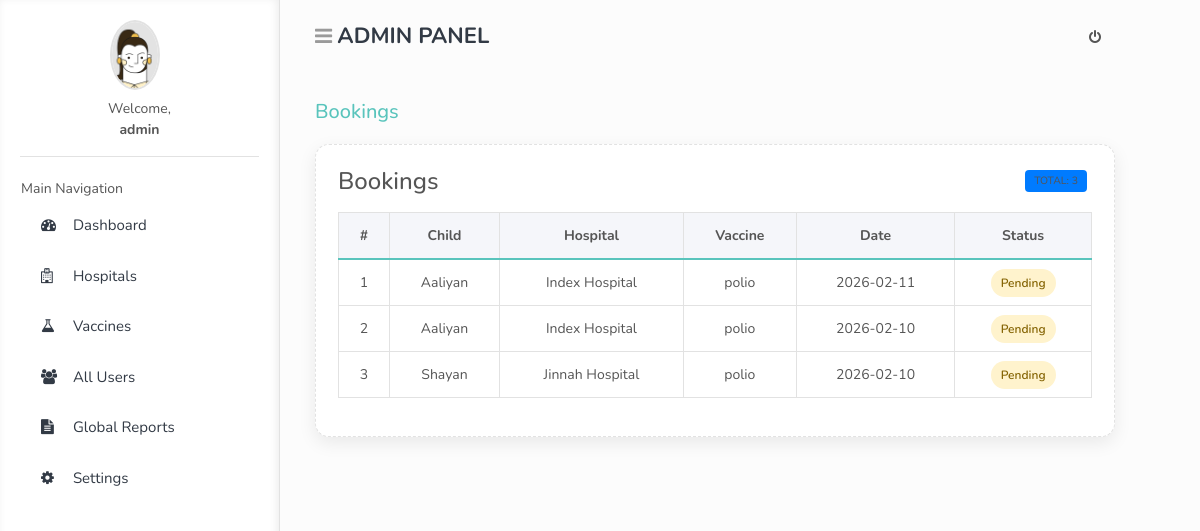
Screenshot of /mainadmin/bookings.php (signed in) with the database file from the repository.
### tables this page shows
CREATE TABLE `users` (
  `id` int(11) NOT NULL,
  `username` varchar(50) NOT NULL,
  `email` varchar(100) NOT NULL,
  `password` varchar(255) NOT NULL,
  `role` enum('admin','parent','hospital') NOT NULL,
  `profile_pic` varchar(255) DEFAULT 'user.png'
);

CREATE TABLE `bookings` (
  `id` int(11) NOT NULL,
  `child_id` int(11) DEFAULT NULL,
  `hospital_id` int(11) DEFAULT NULL,
  `vaccine_name` varchar(100) DEFAULT NULL,
  `booking_date` date DEFAULT NULL,
  `status` varchar(30) DEFAULT NULL,
  `created_at` timestamp NOT NULL DEFAULT current_timestamp()
);

CREATE TABLE `children` (
  `child_id` int(11) NOT NULL,
  `parent_id` int(11) NOT NULL,
  `child_name` varchar(100) NOT NULL,
  `birth_date` date NOT NULL,
  `vaccination_status` varchar(50) DEFAULT 'Pending'
);

CREATE TABLE `hospitals` (
  `id` int(11) NOT NULL,
  `hospital_name` varchar(150) DEFAULT NULL,
  `address` text DEFAULT NULL,
  `phone` varchar(20) DEFAULT NULL,
  `email` varchar(255) DEFAULT NULL
);

### mainadmin/bookings.php (the view, shortened to what this page needs)
<?php
$pageTitle = "Bookings";
include '../base/header.php';
include '../includes/db.php';
$result = mysqli_query($conn, "
    SELECT
        c.child_name,
        h.hospital_name AS hospital,
        b.vaccine_name,
        b.booking_date,
        b.status
    FROM bookings b
    JOIN children c ON c.child_id = b.child_id
    JOIN hospitals h ON h.id = b.hospital_id
    ORDER BY b.booking_date DESC
");
$total = mysqli_num_rows($result);
?>
<div class="card booking-card">
    <div class="d-flex justify-content-between align-items-center mb-3">
        <h4 class="m-0">Bookings</h4>
        <span class="badge bg-primary">Total: <?= $total ?></span>
    </div>
    <div class="table-responsive">
        <table class="table table-bordered table-hover text-center align-middle">
            <thead>
                <tr>
                    <th>#</th>
                    <th>Child</th>
                    <th>Hospital</th>
                    <th>Vaccine</th>
                    <th>Date</th>
                    <th>Status</th>
                </tr>
            </thead>
            <tbody>
                <?php if ($total > 0): ?>
                    <?php $i=1; while ($b = mysqli_fetch_assoc($result)):
                        $status = strtolower($b['status'] ?? '');
                        $badge = 'status-other';
                        if ($status === 'pending') $badge = 'status-pending';
                    ?>
                        <tr>
                            <td><?= $i++ ?></td>
                            <td><?= htmlspecialchars($b['child_name']) ?></td>
                            <td><?= htmlspecialchars($b['hospital']) ?></td>
                            <td><?= htmlspecialchars($b['vaccine_name']) ?></td>
                            <td><?= htmlspecialchars($b['booking_date']) ?></td>
                            <td>
                                <span class="status-pill <?= $badge ?>">
                                    <?= htmlspecialchars($b['status']) ?>
                                </span>
                            </td>
                        </tr>
                    <?php endwhile; ?>
                <?php endif; ?>
            </tbody>
        </table>
    </div>
</div>
<?php include '../base/footer.php'; ?>

### base/header.php (shortened to what this page needs)
<?php
include "../includes/db.php";
$userId   = $_SESSION['user_id'];
$role     = strtolower($_SESSION['role']);
$username = htmlspecialchars($_SESSION['username']);
$picQuery = mysqli_query($conn, "SELECT profile_pic FROM users WHERE id = '$userId'");
$picRow   = mysqli_fetch_assoc($picQuery);
$userPic  = (!empty($picRow['profile_pic'])) ? $picRow['profile_pic'] : 'user.png';
$dash_link = "dashboard.php";
if($role == 'admin') $dash_link = "index.php";
$pageTitle = $pageTitle ?? ucfirst($role) . " Dashboard";
?>
<!doctype html>
<html lang="en">
<head>
    <link rel="stylesheet" href="../assets/vendor/bootstrap/css/bootstrap.min.css">
    <link rel="stylesheet" href="../assets/vendor/font-awesome/css/font-awesome.min.css">
    <link rel="stylesheet" href="../assets/css/main.css">
</head>
<body data-theme="light" class="font-nunito">
<div id="wrapper" class="theme-cyan">
    <nav class="navbar navbar-fixed-top">
        <div class="container-fluid">
            <div class="navbar-brand">
                <button type="button" class="btn-toggle-offcanvas"><i class="fa fa-bars"></i></button>
                <a href="<?= $dash_link ?>"> <?= strtoupper($role) ?> PANEL</a>
            </div>
            <div class="navbar-right">
                <ul class="nav navbar-nav">
                    <li><a href="../logout.php" class="icon-menu"><i class="fa fa-power-off"></i></a></li>
                </ul>
            </div>
        </div>
    </nav>
    <div id="left-sidebar" class="sidebar">
        <div class="sidebar-scroll">
            <div class="user-account text-center">
                <img src="../assets/images/<?= $userPic ?>" class="rounded-circle user-photo" width="70" style="height:70px; object-fit: cover;">
                <p class="mt-2 mb-0">Welcome,</p>
                <strong><?= $username ?></strong>
                <hr>
            </div>
            <nav id="left-sidebar-nav" class="sidebar-nav">
                <ul class="metismenu">
                    <li class="header">Main Navigation</li>
                    <li><a href="<?= $dash_link ?>"><i class="fa fa-dashboard"></i> Dashboard</a></li>
                    <?php if($role == 'admin'): ?>
                        <li><a href="hospitalslist.php"><i class="fa fa-hospital-o"></i> Hospitals</a></li>
                        <li><a href="vaccines.php"><i class="fa fa-flask"></i> Vaccines</a></li>
                        <li><a href="users.php"><i class="fa fa-users"></i> All Users</a></li>
                        <li><a href="reports.php"><i class="fa fa-file-text"></i> Global Reports</a></li>
                        <li><a href="settings.php"><i class="fa fa-cog"></i> Settings</a></li>
                    <?php elseif($role == 'hospital'): ?>
                        <li><a href="appointments.php"><i class="fa fa-calendar"></i> Appointments</a></li>
                        <li><a href="manageRequests.php"><i class="fa fa-envelope"></i> Association Requests</a></li>
                        <li><a href="reportes.php"><i class="fa fa-file-text"></i> Vaccination Logs</a></li>
                    <?php endif; ?>
                </ul>
            </nav>
        </div>
    </div>
    <div id="main-content">
        <div class="container-fluid">
            <div class="block-header" style="padding-top: 20px;">
                <h2><?= $pageTitle ?></h2>
            </div>

### base/footer.php (shortened to what this page needs)
    </div>
</div>
</div>
</body>
</html>

### mainadmin/bookings.php (style rules this page uses)
.booking-card { border-radius:14px; box-shadow:0 6px 18px rgba(0,0,0,0.08); padding:22px; }
.table th { background:#f5f6fa; }
.status-pill { padding:6px 10px; border-radius:999px; font-size:12px; font-weight:600; }
.status-pending { background:#fff3cd; color:#856404; }

### rows the page displays
users: profile_pic (placeholder picture)
bookings: child.child_name "Aaliyan", hospital.hospital_name "Index Hospital", vaccine_name "polio", booking_date "2026-02-11", status "Pending"
bookings: child.child_name "Aaliyan", hospital.hospital_name "Index Hospital", vaccine_name "polio", booking_date "2026-02-10", status "Pending"
bookings: child.child_name "Shayan", hospital.hospital_name "Jinnah Hospital", vaccine_name "polio", booking_date "2026-02-10", status "Pending"

### other values shown
$role "ADMIN"
$username "admin"
$pageTitle "Bookings"
